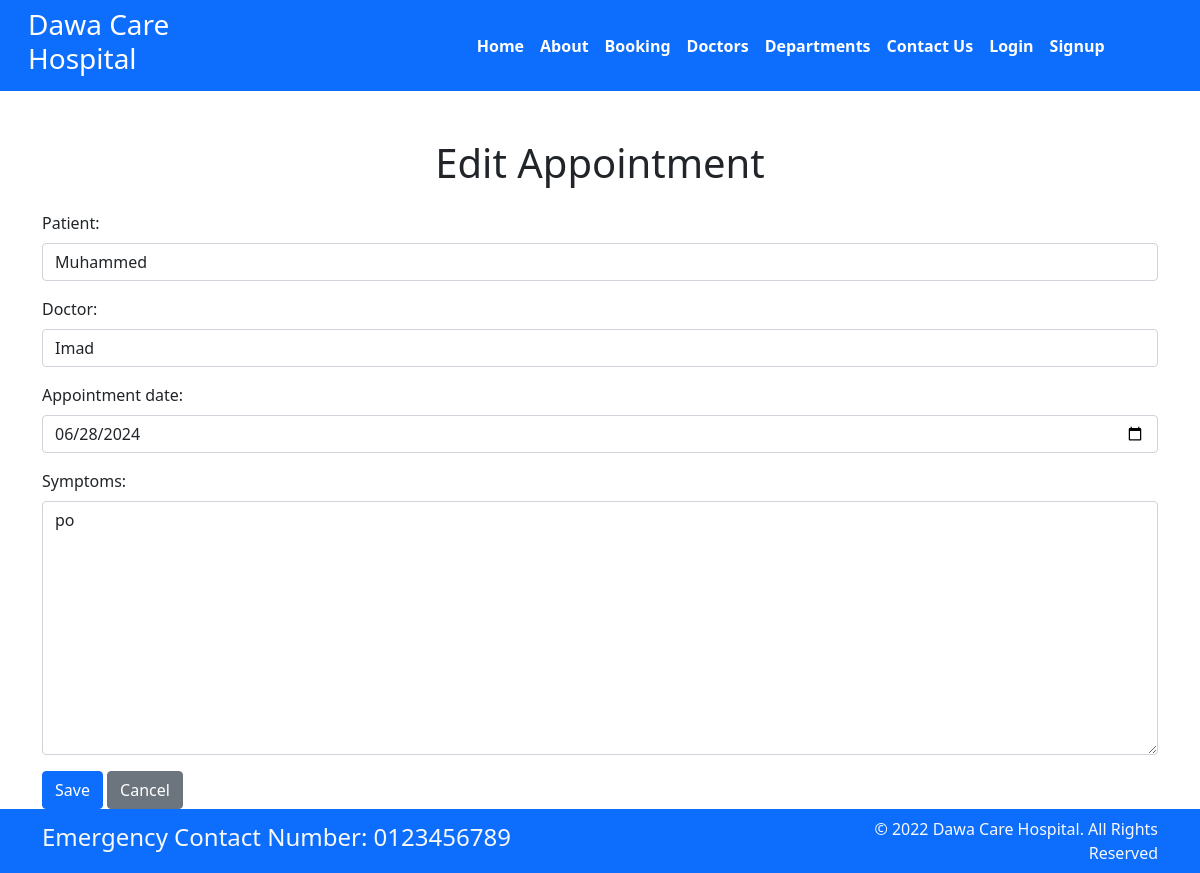
The page /dashboard/office_admin/edit_appointment/20/ on the database its author committed.
### home/models.py (models this page shows, shortened)
class Appointment(models.Model):
    patient = models.ForeignKey(Patient, on_delete=models.CASCADE)
    doctor = models.ForeignKey(Doctor, on_delete=models.CASCADE)
    appointment_date = models.DateTimeField()
    time = models.TimeField(null=True)
    symptoms = models.TextField(blank=True)

### office_admin/views.py (the view)
# urls.py: path('edit_appointment/<int:appointment_id>/', views.edit_appointment, name='edit_appointment'),
def edit_appointment(request, appointment_id):
    appointment = get_object_or_404(Appointment, id=appointment_id)
    if request.method == 'POST':
        form = AppointmentForm(request.POST, instance=appointment)
        if form.is_valid():
            form.save()
    else:
        form = AppointmentForm(instance=appointment)
    return render(request, 'admin/edit_appointment.html', {'form': form})

### home/forms.py
class AppointmentForm(forms.ModelForm):
    class Meta:
        model = Appointment
        fields = ['patient', 'doctor', 'appointment_date', 'symptoms']
        widgets = {
            'appointment_date' : DateInput(),
        }
    def __init__(self, *args, **kwargs):
        super(AppointmentForm, self).__init__(*args, **kwargs)
        for field_name, field in self.fields.items():
            field.widget.attrs['class'] = 'form-control'

### home/models.py (called while the page is built)
    def __str__(self):
        return self.name

    def __str__(self):
        return self.name

### templates/admin/edit_appointment.html (shortened to what this page needs)
{% extends 'base.html' %}
{% block content %}
<div class="container mt-5">
    <h1 class="text-center mb-4">Edit Appointment</h1>
    <form method="post">
        {{ form.as_p }}
        <button type="submit" class="btn btn-primary">Save</button>
        <a href="{% url 'admin_dashboard' %}" class="btn btn-secondary">Cancel</a>
    </form>
</div>
{% endblock %}

### rows shown on the page
Appointment: patient "Muhammed", doctor "Imad", appointment_date "06/28/2024", symptoms "po"
